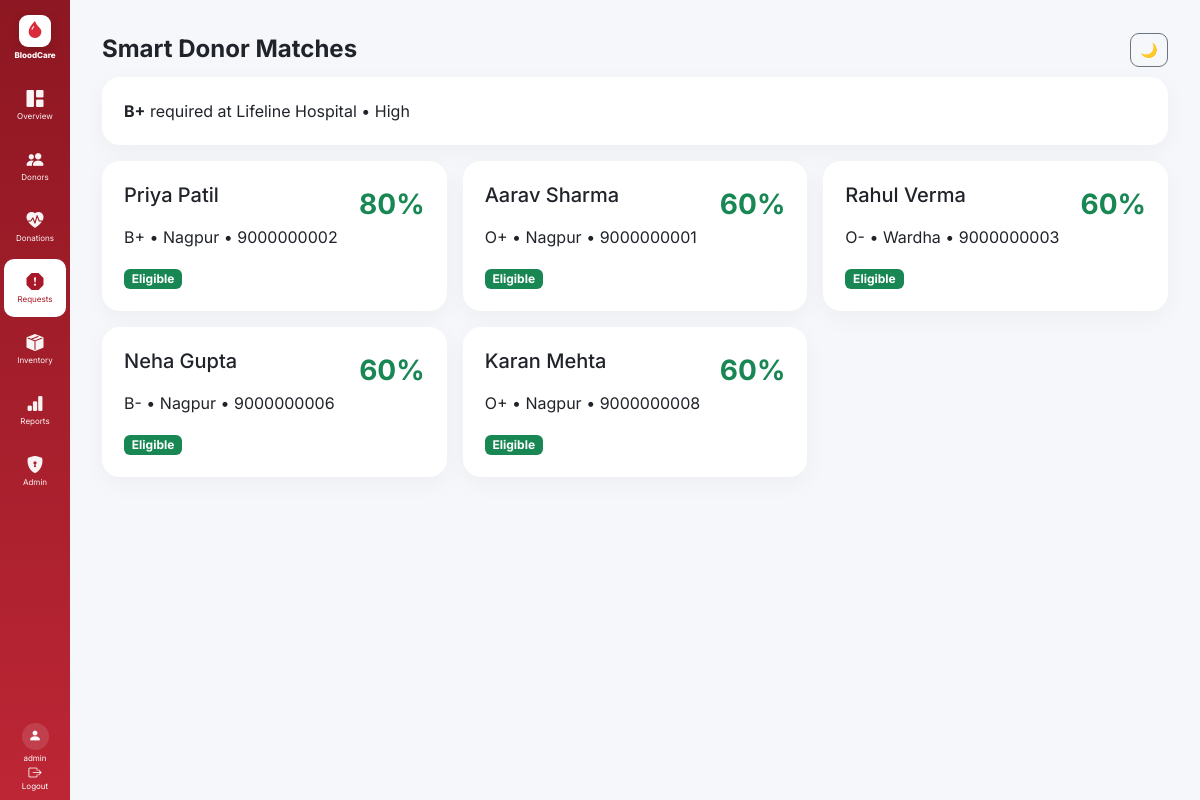
The page /requests/2/matches (signed in) on the database its author committed.
### app/models/models.py (models this page shows, shortened)
class User(UserMixin, db.Model):
    id = db.Column(db.Integer, primary_key=True)
    username = db.Column(db.String(80), unique=True, nullable=False)
    password_hash = db.Column(db.String(255), nullable=False)
    role = db.Column(db.String(20), default="viewer")
    active = db.Column(db.Boolean, default=True)

class BloodRequest(db.Model):
    id = db.Column(db.Integer, primary_key=True)
    patient = db.Column(db.String(120), nullable=False)
    hospital = db.Column(db.String(160), nullable=False)
    blood_group = db.Column(db.String(5), nullable=False)
    units = db.Column(db.Integer, default=1)
    priority = db.Column(db.String(20), default="Normal")
    status = db.Column(db.String(30), default="Pending")
    contact = db.Column(db.String(30), default="")
    created_at = db.Column(db.DateTime, default=datetime.utcnow)

class Donor(db.Model):
    id = db.Column(db.Integer, primary_key=True)
    name = db.Column(db.String(120), nullable=False)
    blood_group = db.Column(db.String(5), nullable=False)
    age = db.Column(db.Integer, nullable=False)
    weight = db.Column(db.Float, nullable=False)
    city = db.Column(db.String(80), default="Nagpur")
    phone = db.Column(db.String(30), default="")
    email = db.Column(db.String(120), default="")
    available = db.Column(db.Boolean, default=True)
    last_donation = db.Column(db.Date, nullable=True)
    medical_restriction = db.Column(db.Boolean, default=False)
    created_at = db.Column(db.DateTime, default=datetime.utcnow)
    def eligible(self):
        if not self.available or self.medical_restriction:
            return False
        if self.age < 18 or self.age > 65 or self.weight < 50:
            return False
        if self.last_donation and (date.today() - self.last_donation).days < 90:
            return False
        return True

### app/routes/requests.py (the view)
@requests_bp.get("/<int:req_id>/matches")
@login_required
def matches(req_id):
    r=BloodRequest.query.get_or_404(req_id)
    rows=match_donors(Donor.query.all(),r.blood_group,r.hospital)
    return render_template("matches.html", req=r, results=rows)

### app/models/models.py (called while the page is built)
@login_manager.user_loader
def load_user(user_id):
    return User.query.get(int(user_id))

### app/services/compatibility.py (called while the page is built)
def compatible(donor_group, recipient_group):
    return recipient_group in DONOR_TO_RECIPIENT.get(donor_group, set())

### app/services/matching.py (called while the page is built)
def score_donor(donor, recipient_group, requested_city=None):
    if not donor.eligible() or not compatible(donor.blood_group, recipient_group):
        return 0
    score = 60
    if donor.blood_group == recipient_group:
        score += 20
    if requested_city and donor.city.lower() == requested_city.lower():
        score += 15
    if donor.last_donation is None:
        score += 5
    return min(score, 100)

def match_donors(donors, recipient_group, city=None):
    rows = []
    for donor in donors:
        score = score_donor(donor, recipient_group, city)
        if score:
            rows.append((donor, score))
    return sorted(rows, key=lambda x: x[1], reverse=True)

### app/templates/matches.html
{% extends "base.html" %}{% block heading %}Smart Donor Matches{% endblock %}{% block content %}<div class="panel mb-3"><b>{{req.blood_group}}</b> required at {{req.hospital}} • {{req.priority}}</div><div class="row g-3">{% for donor,score in results %}<div class="col-md-6 col-xl-4"><div class="match panel"><div class="d-flex justify-content-between"><h5>{{donor.name}}</h5><strong>{{score}}%</strong></div><p>{{donor.blood_group}} • {{donor.city}} • {{donor.phone}}</p><span class="badge bg-success">Eligible</span></div></div>{% else %}<div class="panel">No compatible eligible donors found.</div>{% endfor %}</div>{% endblock %}

### app/templates/base.html (shortened to what this page needs)
<!doctype html>
<html lang="en">
<head>
    <link
        href="https://cdn.jsdelivr.net/npm/bootstrap@5.3.3/dist/css/bootstrap.min.css"
        rel="stylesheet"
    >
    <link
        href="https://cdn.jsdelivr.net/npm/bootstrap-icons@1.11.3/font/bootstrap-icons.css"
        rel="stylesheet"
    >
    <link
        rel="stylesheet"
        href="{{ url_for('static', filename='css/style.css') }}?v=2"
    >
</head>
<body>
<aside class="sidebar">
    <div class="brand">
        <div class="brand-logo">
            <i class="bi bi-droplet-fill"></i>
        </div>
        <span>BloodCare</span>
    </div>
    <nav class="sidebar-menu">
        <a
            href="/"
            class="sidebar-item {% if request.path == '/' %}active{% endif %}"
        >
            <i class="bi bi-grid-1x2-fill"></i>
            <span>Overview</span>
        </a>
        <a
            href="/donors"
            class="sidebar-item {% if request.path.startswith('/donors') %}active{% endif %}"
        >
            <i class="bi bi-people-fill"></i>
            <span>Donors</span>
        </a>
        <a
            href="/donations"
            class="sidebar-item {% if request.path.startswith('/donations') %}active{% endif %}"
        >
            <i class="bi bi-heart-pulse-fill"></i>
            <span>Donations</span>
        </a>
        <a
            href="/requests"
            class="sidebar-item {% if request.path.startswith('/requests') %}active{% endif %}"
        >
            <i class="bi bi-exclamation-octagon-fill"></i>
            <span>Requests</span>
        </a>
        <a
            href="/inventory"
            class="sidebar-item {% if request.path.startswith('/inventory') %}active{% endif %}"
        >
            <i class="bi bi-box-seam-fill"></i>
            <span>Inventory</span>
        </a>
        <a
            href="/reports/donors.csv"
            class="sidebar-item"
        >
            <i class="bi bi-bar-chart-fill"></i>
            <span>Reports</span>
        </a>
        {% if current_user.is_authenticated and current_user.role == "admin" %}
        <a
            href="/admin"
            class="sidebar-item {% if request.path.startswith('/admin') %}active{% endif %}"
        >
            <i class="bi bi-shield-lock-fill"></i>
            <span>Admin</span>
        </a>
        {% endif %}
    </nav>
    <div class="sidebar-user">
        <div class="user-avatar">
            <i class="bi bi-person-fill"></i>
        </div>
        <span class="username">
            {{ current_user.username }}
        </span>
        <a
            href="/logout"
            class="logout"
        >
            <i class="bi bi-box-arrow-right"></i>
            <span>Logout</span>
        </a>
    </div>
</aside>
<main class="content">
    <div class="topbar">
        <h4 class="mb-0">
            {% block heading %}{% endblock %}
        </h4>
        <button
            id="theme"
            class="btn btn-sm btn-outline-secondary"
            type="button"
            title="Toggle dark mode"
        >
        </button>
    </div>
    {% block content %}
    {% endblock %}
</main>
</body>
</html>

### app/static/css/style.css (style rules this page uses)
:root { --red:#e63946; --red-dark:#a71929; --dark:#161a1d; --bg:#f5f7fb; --white:#ffffff; --text:#20242a; --muted:#777; --border:#e4e7eb; }
* { box-sizing:border-box; }
html { scroll-behavior:smooth; }
body { margin:0; font-family:Inter,Arial,sans-serif; background:var(--bg); color:var(--text); transition:background .25s ease,color .25s ease; }
.sidebar { position:fixed; inset:0 auto 0 0; width:70px; background:linear-gradient(180deg,#8d1722,#bd2635); color:#fff; padding:10px 4px; display:flex; flex-direction:column; align-items:center; gap:5px; overflow-y:auto; overflow-x:hidden; z-index:1000; transition: background .3s ease, width .3s ease; }
.brand { width:62px; display:flex !important; flex-direction:column !important; align-items:center !important; justify-content:center !important; gap:4px !important; padding:5px 0 12px !important; color:#fff !important; text-decoration:none !important; flex-shrink:0; }
.brand-logo { width:32px; height:32px; border-radius:9px; background:#fff; color:#d92b3a; display:grid; place-items:center; font-size:17px; box-shadow:0 4px 12px #0002; }
.brand span { color:#fff; font-size:8px; font-weight:800; line-height:1; }
.sidebar-menu { width:100%; display:flex; flex-direction:column; align-items:center; gap:3px; }
.sidebar-item { width:62px !important; min-width:62px !important; height:58px !important; display:flex !important; flex-direction:column !important; align-items:center !important; justify-content:center !important; gap:5px !important; padding:4px 2px !important; margin:0 !important; border-radius:10px !important; color:#fff !important; text-decoration:none !important; font-size:8px !important; line-height:1 !important; opacity:.95; transition: background .2s ease, color .2s ease, transform .2s ease; flex-shrink:0; }
.sidebar-item i { width:auto !important; font-size:17px !important; line-height:1 !important; display:block !important; }
.sidebar-item span { display:block !important; font-size:8px !important; line-height:1 !important; text-align:center !important; white-space:nowrap !important; }
.sidebar-item.active { background:#fff !important; color:#a71929 !important; opacity:1; }
.sidebar-item.active i, .sidebar-item.active span { color:#a71929 !important; }
.sidebar-user { width:100%; margin-top:auto; display:flex; flex-direction:column; align-items:center; gap:4px; padding-top:8px; }
.user-avatar { width:27px; height:27px; border-radius:50%; background:#ffffff20; color:#fff; display:grid; place-items:center; font-size:13px; }
.username { color:#fff; font-size:8px; line-height:1; max-width:60px; overflow:hidden; text-overflow:ellipsis; white-space:nowrap; }
.logout { width:62px; display:flex !important; flex-direction:column !important; align-items:center !important; justify-content:center !important; gap:3px; color:#fff !important; text-decoration:none !important; font-size:8px !important; line-height:1; }
.logout i { font-size:13px; line-height:1; }
.content { margin-left:70px !important; min-height:100vh; padding:22px 32px; transition: background .3s ease, color .3s ease; }
.topbar { height:55px; display:flex; align-items:center; justify-content:space-between; color:#20242a; }
.topbar h4 { font-weight:700; }
#theme { width:38px; height:34px; display:grid; place-items:center; border-radius:9px; }
.panel { background:#fff; border-radius:18px; padding:22px; box-shadow:0 7px 25px #0000000a; transition: background .25s ease, color .25s ease; }
.match strong { font-size:28px; color:#198754; }
button, a { -webkit-tap-highlight-color:transparent; }

### rows shown on the page
User: username "admin"
BloodRequest: blood_group "B+", hospital "Lifeline Hospital", priority "High"
Donor: name "Priya Patil", score "80", blood_group "B+", city "Nagpur", phone "9000000002"
Donor: name "Aarav Sharma", score "60", blood_group "O+", city "Nagpur", phone "9000000001"
Donor: name "Rahul Verma", score "60", blood_group "O-", city "Wardha", phone "9000000003"
Donor: name "Neha Gupta", score "60", blood_group "B-", city "Nagpur", phone "9000000006"
Donor: name "Karan Mehta", score "60", blood_group "O+", city "Nagpur", phone "9000000008"
